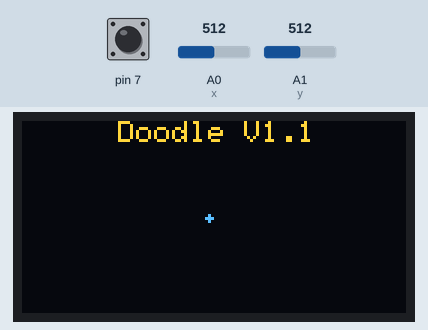
A sketch run on a simulated Arduino Uno, built with avr-gcc and run on an emulated ATmega328P. Parts: 128×64 one-colour display. Inputs (shaded band) come from the test bench; at power-on: pin 7 HIGH, A0 (x) = 512, A1 (y) = 512. The OLED is the two-colour kind (top 16 rows yellow); what the sketch prints to the serial monitor is not drawn.

Above: at 1.3 s.
1.4 s: pin 7 pulled LOW for 3.2 s
6.1 s: A0 (x) set to 560
At 6.62 s:
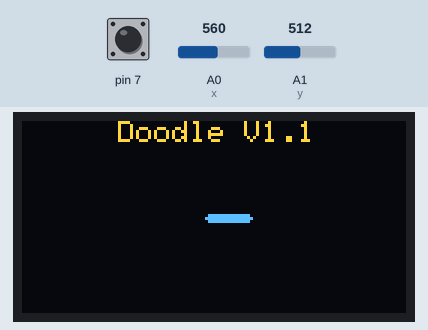
7.6 s: A1 (y) set to 541
10.6 s: A1 (y) set to 567
At 10.8 s:
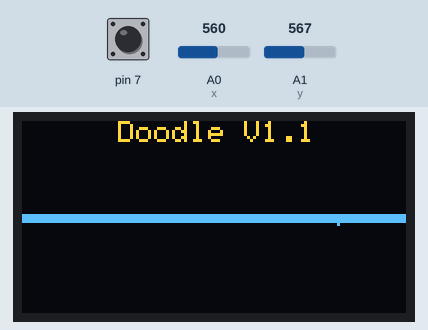
12.1 s: A0 (x) set to 540
At 13.7 s:
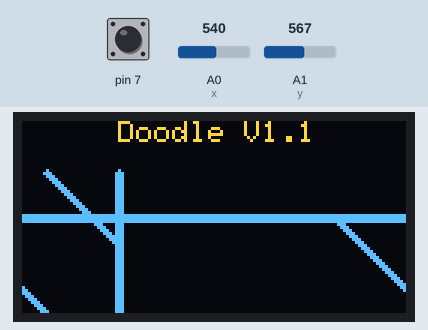
13.9 s: pin 7 pulled LOW for 1 s
At 15.44 s:
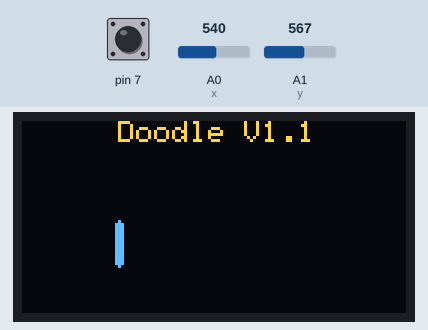
Timing chart, 0 to 16.5 s (numbered marks = the images above; inputs shaded):
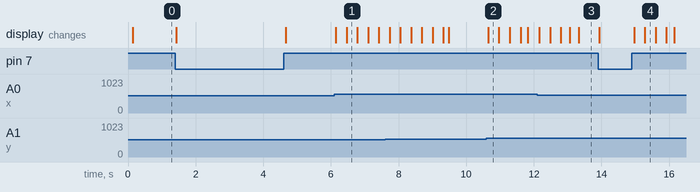

The sketch:

RobotFace.ino
```cpp
#include <Wire.h>
#include <Adafruit_SSD1306.h>
#include <Adafruit_GFX.h>

// OLED display TWI address
#define OLED_ADDR   0x3C

Adafruit_SSD1306 display(-1);

#if (SSD1306_LCDHEIGHT != 64)
#error("Height incorrect, please fix Adafruit_SSD1306.h!");
#endif

int x = 0,y = 1;
int valx,valy;
enum dir {LEFT,RIGHT,CENTER};
String types[] = {"LEFT","RIGHT","CENTER"};
//starts at 16 in the y
int pos[] = {62,32};

void setup() {
  // initialize and clear display
  display.begin(SSD1306_SWITCHCAPVCC, OLED_ADDR);
  display.clearDisplay();
  display.display();
  pinMode(7,INPUT);
  digitalWrite(7,HIGH);

  Serial.begin(9600);
  // display a pixel in each corner of the screen
/*
  display.drawPixel(0, 0, WHITE);
  display.drawPixel(127, 0, WHITE);
  display.drawPixel(0, 63, WHITE);
  display.drawPixel(127, 63, WHITE);

  // display a line of text
  display.setTextSize(1);
  display.setTextColor(WHITE);
  display.setCursor(27,30);
  display.print("Hello, world!");

  // update display with all of the above graphics
  display.display();

  display.setCursor(5,0);
  display.setTextSize(1);
  display.setTextColor(WHITE);
  display.print("Snake?");
  display.display();


    /*
  for (int i = 0 ; i<127; i++){
    for (int j = 16; j<64; j++){
      display.drawPixel(i,j,WHITE);
     if (j%1==0){
      display.display();
     }
    }
  }*/
    display.drawPixel(pos[0],pos[1], WHITE);
    heading();
    display.display();
}

void heading(){
  display.setCursor(32,0);
  display.setTextSize(1);
  display.setTextColor(WHITE);
  display.print("Doodle V1.1");
  display.display();
}
void loop() {
  dir xdir,ydir;
  valx = analogRead(x);
  if(valx > 550){
    xdir = LEFT;
    pos[0]++;
  }else if (valx < 450){
    xdir = RIGHT;
    pos[0]--;
  }else{
    xdir = CENTER;
  }

  valy = analogRead(y);
  if(valy > 550){
    ydir = LEFT;
    pos[1]++;
  }else if (valy < 450){
    ydir = RIGHT;
    pos[1]--;
  }else{
    ydir = CENTER;
  }

  if (pos[1] < 17){
    pos[1] = 63;
  }
  if (pos[1] > 63){
    pos[1] = 17;
  }

  if (pos[0] < 0){
    pos[0] = 127;
  }
  if (pos[0] > 127){
    pos[0] = 0;
  }

  Serial.print("X: ");
  Serial.print(xdir);
  Serial.print(" Y: ");
  Serial.println(ydir);
  //x 0,505,1022
  //y 0,515,1023

  display.drawPixel(pos[0],pos[1], WHITE);
  display.drawPixel(pos[0],pos[1]+1, WHITE);
  display.drawPixel(pos[0],pos[1]-1, WHITE);
  display.drawPixel(pos[0]-1,pos[1], WHITE);
  display.drawPixel(pos[0]+1,pos[1], WHITE);
  display.display();

  if (digitalRead(7) == LOW){
    display.clearDisplay();
    heading();
  }
  //delay(100);

}
```

Measured:
- after the input at 6.1 s, the display: first changes after 0.05 s (image 1 shows a later state)
- after the input at 10.6 s, the display: changes after 0.05 s (image 2)
- after the input at 13.9 s, the display: first changes at once (image 4 shows a later state)
